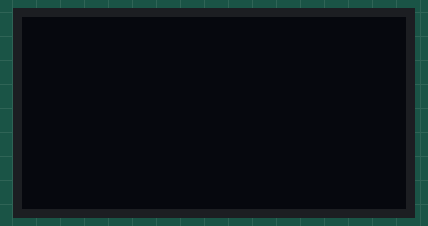
Recording of a sketch running on a simulated Arduino Uno, built with avr-gcc and run on an emulated ATmega328P. Shown: 128×64 one-colour display.

Above: at 0.1 s.
At 1.1 s:
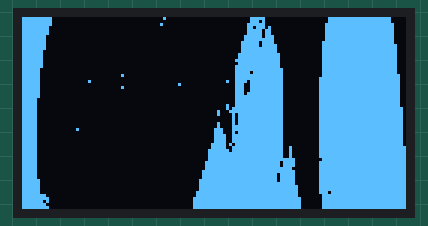
At 2.2 s:
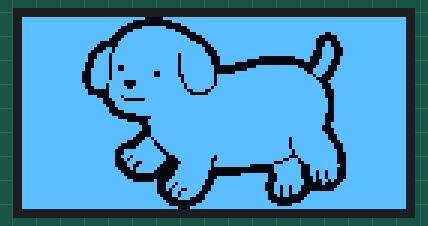

Measured:
- what the display in image 1 shows lasts 1.0 s, from 1.1 s to 2.1 s
- what the display in image 2 shows lasts 1.1 s, from 2.1 s to 3.2 s

The sketch:

ejemploAkrilaRafita.ino
```cpp
#include <Wire.h>
#include <Adafruit_GFX.h>
#include <Adafruit_SSD1306.h>

#define SCREEN_WIDTH 128
#define SCREEN_HEIGHT 64
#define OLED_RESET -1
Adafruit_SSD1306 pantallita(SCREEN_WIDTH, SCREEN_HEIGHT, &Wire, OLED_RESET);

int contador = 0;

const unsigned  char rafita [] PROGMEM = {

  // 'rafita_2025', 128x64px
0xff, 0xff, 0xff, 0xff, 0xff, 0x81, 0xff, 0xff, 0xff, 0xff, 0xff, 0xff, 0xff, 0xff, 0xff, 0xff,
0xff, 0xff, 0xff, 0xff, 0xf8, 0x00, 0x3f, 0xff, 0xff, 0xff, 0xff, 0xff, 0xff, 0xff, 0xff, 0xff,
0xff, 0xff, 0xff, 0xff, 0xe0, 0x00, 0x07, 0xff, 0xff, 0xff, 0xff, 0xff, 0xff, 0xff, 0xff, 0xff,
0xff, 0xff, 0xff, 0xff, 0x80, 0xff, 0x01, 0xff, 0xff, 0xff, 0xff, 0xff, 0xff, 0xff, 0xff, 0xff,
0xff, 0xff, 0xff, 0xff, 0x07, 0xff, 0xe0, 0xff, 0xff, 0xff, 0xff, 0xff, 0xff, 0xff, 0xff, 0xff,
0xff, 0xff, 0xff, 0xfe, 0x1f, 0xff, 0xf8, 0x3f, 0xff, 0xff, 0xff, 0xff, 0xf9, 0xff, 0xff, 0xff,
0xff, 0xff, 0xff, 0xfc, 0x3f, 0xff, 0xfe, 0x0f, 0xff, 0xff, 0xff, 0xff, 0xe0, 0x7f, 0xff, 0xff,
0xff, 0xff, 0xff, 0xf8, 0x7f, 0xff, 0xff, 0x07, 0xff, 0xff, 0xff, 0xff, 0xc0, 0x7f, 0xff, 0xff,
0xff, 0xff, 0xff, 0xc0, 0xff, 0xff, 0xff, 0xc3, 0xff, 0xff, 0xff, 0xff, 0xc6, 0x3f, 0xff, 0xff,
0xff, 0xff, 0xff, 0x80, 0xff, 0xff, 0xff, 0xf1, 0xff, 0xff, 0xff, 0xff, 0xc6, 0x3f, 0xff, 0xff,
0xff, 0xff, 0xff, 0x0d, 0xff, 0xff, 0xff, 0xf8, 0xff, 0xff, 0xff, 0xff, 0xcf, 0x1f, 0xff, 0xff,
0xff, 0xff, 0xfe, 0x1d, 0xff, 0xff, 0xff, 0xf8, 0x7f, 0xff, 0xff, 0xff, 0x8f, 0x1f, 0xff, 0xff,
0xff, 0xff, 0xfc, 0x7b, 0xff, 0xff, 0xf7, 0xfc, 0x7f, 0xff, 0xff, 0xff, 0x8f, 0x1f, 0xff, 0xff,
0xff, 0xff, 0xfc, 0x7b, 0xff, 0xff, 0xf7, 0xfe, 0x3f, 0xfe, 0x00, 0x1f, 0x0f, 0x3f, 0xff, 0xff,
0xff, 0xff, 0xfc, 0xfb, 0xff, 0xff, 0xf7, 0xfe, 0x3f, 0xe0, 0x00, 0x03, 0x1e, 0x3f, 0xff, 0xff,
0xff, 0xff, 0xf8, 0xfb, 0xff, 0xff, 0xf7, 0xfe, 0x3e, 0x00, 0x00, 0x00, 0x1e, 0x3f, 0xff, 0xff,
0xff, 0xff, 0xf8, 0xfb, 0x3f, 0xff, 0xf7, 0xff, 0x00, 0x03, 0xff, 0xf0, 0x3c, 0x7f, 0xff, 0xff,
0xff, 0xff, 0xf9, 0xfb, 0x3f, 0xff, 0xf7, 0xff, 0x00, 0x1f, 0xff, 0xfc, 0x7c, 0x7f, 0xff, 0xff,
0xff, 0xff, 0xf1, 0xfb, 0xff, 0xf3, 0xf7, 0xff, 0x01, 0xff, 0xff, 0xfe, 0x78, 0xff, 0xff, 0xff,
0xff, 0xff, 0xf1, 0xfb, 0xff, 0xf3, 0xf3, 0xff, 0x7f, 0xff, 0xff, 0xff, 0xb0, 0xff, 0xff, 0xff,
0xff, 0xff, 0xf1, 0xfb, 0xff, 0xff, 0xfb, 0xff, 0x7f, 0xff, 0xff, 0xff, 0xc1, 0xff, 0xff, 0xff,
0xff, 0xff, 0xf1, 0xff, 0xc3, 0xff, 0xfb, 0xff, 0x7f, 0xff, 0xff, 0xff, 0xe3, 0xff, 0xff, 0xff,
0xff, 0xff, 0xf9, 0xf7, 0xc3, 0xff, 0xfd, 0xff, 0x7f, 0xff, 0xff, 0xff, 0xf1, 0xff, 0xff, 0xff,
0xff, 0xff, 0xf8, 0xf7, 0xe7, 0xff, 0xfd, 0xfe, 0xff, 0xff, 0xff, 0xff, 0xf1, 0xff, 0xff, 0xff,
0xff, 0xff, 0xfc, 0x07, 0xff, 0xff, 0xfe, 0x79, 0xff, 0xff, 0xff, 0xff, 0xf8, 0xff, 0xff, 0xff,
0xff, 0xff, 0xfc, 0x07, 0xff, 0xff, 0xff, 0x03, 0xff, 0xff, 0xff, 0xff, 0xf8, 0xff, 0xff, 0xff,
0xff, 0xff, 0xff, 0x87, 0xbf, 0xff, 0xff, 0xff, 0xff, 0xff, 0xff, 0xff, 0xf8, 0xff, 0xff, 0xff,
0xff, 0xff, 0xff, 0xe3, 0xc0, 0x7f, 0xff, 0xff, 0xff, 0xff, 0xff, 0xff, 0xfc, 0xff, 0xff, 0xff,
0xff, 0xff, 0xff, 0xe1, 0xff, 0xff, 0xff, 0xff, 0xff, 0xff, 0xff, 0xff, 0xfc, 0xff, 0xff, 0xff,
0xff, 0xff, 0xff, 0xf1, 0xff, 0xff, 0xff, 0xff, 0xff, 0xff, 0xff, 0xff, 0xfc, 0xff, 0xff, 0xff,
0xff, 0xff, 0xff, 0xf8, 0xff, 0xff, 0xff, 0xff, 0xff, 0xff, 0xff, 0xff, 0xfc, 0xff, 0xff, 0xff,
0xff, 0xff, 0xff, 0xf8, 0x3f, 0xff, 0xff, 0xff, 0xff, 0xff, 0xff, 0xff, 0xfc, 0xff, 0xff, 0xff,
0xff, 0xff, 0xff, 0xfc, 0x03, 0xff, 0xff, 0xff, 0xff, 0xff, 0xff, 0xff, 0xf8, 0xff, 0xff, 0xff,
0xff, 0xff, 0xff, 0xff, 0x00, 0x1f, 0xff, 0xff, 0xff, 0xff, 0xff, 0xff, 0xf8, 0xff, 0xff, 0xff,
0xff, 0xff, 0xff, 0xff, 0xe0, 0x3f, 0xff, 0xff, 0xff, 0xff, 0xff, 0xff, 0xf8, 0xff, 0xff, 0xff,
0xff, 0xff, 0xff, 0xff, 0xfe, 0x3f, 0xff, 0xff, 0xff, 0xff, 0xff, 0xff, 0xf9, 0xff, 0xff, 0xff,
0xff, 0xff, 0xff, 0xff, 0xff, 0x1f, 0xff, 0xff, 0xff, 0xff, 0xff, 0xff, 0xf1, 0xff, 0xff, 0xff,
0xff, 0xff, 0xff, 0xff, 0xff, 0x1f, 0xff, 0xff, 0xff, 0xff, 0xff, 0xff, 0xf0, 0xff, 0xff, 0xff,
0xff, 0xff, 0xff, 0xff, 0xfe, 0x1f, 0xff, 0xff, 0xff, 0xff, 0xff, 0xff, 0xf8, 0xff, 0xff, 0xff,
0xff, 0xff, 0xff, 0xff, 0xfc, 0x1f, 0xff, 0xff, 0xff, 0xff, 0xff, 0xff, 0xfc, 0x7f, 0xff, 0xff,
0xff, 0xff, 0xff, 0xff, 0xf8, 0x6f, 0xff, 0xff, 0xff, 0xff, 0xff, 0xbf, 0xfc, 0x7f, 0xff, 0xff,
0xff, 0xff, 0xff, 0xff, 0xe0, 0xf7, 0xff, 0xff, 0xff, 0xff, 0xff, 0xbf, 0xfe, 0x3f, 0xff, 0xff,
0xff, 0xff, 0xff, 0xff, 0x81, 0xf3, 0xff, 0xff, 0xff, 0xff, 0xff, 0xbf, 0xff, 0x1f, 0xff, 0xff,
0xff, 0xff, 0xff, 0xff, 0x03, 0xf9, 0xff, 0xff, 0xff, 0xff, 0xff, 0xbf, 0xff, 0x1f, 0xff, 0xff,
0xff, 0xff, 0xff, 0xfe, 0x3f, 0xfc, 0xff, 0xff, 0xff, 0xff, 0xff, 0xdf, 0xff, 0x9f, 0xff, 0xff,
0xff, 0xff, 0xff, 0xfe, 0x3f, 0xfe, 0x7f, 0xff, 0xff, 0xff, 0xff, 0xdf, 0xff, 0x8f, 0xff, 0xff,
0xff, 0xff, 0xff, 0xfe, 0x77, 0xff, 0x1f, 0xff, 0x7f, 0xff, 0xff, 0x8f, 0xff, 0x8f, 0xff, 0xff,
0xff, 0xff, 0xff, 0xfe, 0x2f, 0xff, 0x0f, 0xfe, 0x7f, 0xff, 0xfe, 0x77, 0xff, 0x8f, 0xff, 0xff,
0xff, 0xff, 0xff, 0xfe, 0x1c, 0xfe, 0x07, 0xfe, 0xff, 0xff, 0xf1, 0xf3, 0xff, 0x8f, 0xff, 0xff,
0xff, 0xff, 0xff, 0xfe, 0x19, 0xfc, 0x0f, 0xfe, 0xff, 0xf0, 0x0f, 0xf8, 0xff, 0xcf, 0xff, 0xff,
0xff, 0xff, 0xff, 0xff, 0x0b, 0xf8, 0x0f, 0xfe, 0x00, 0x00, 0x0f, 0xf8, 0xff, 0x8f, 0xff, 0xff,
0xff, 0xff, 0xff, 0xff, 0x83, 0xf0, 0x1f, 0xfc, 0x00, 0x00, 0x0f, 0xf8, 0xdb, 0x8f, 0xff, 0xff,
0xff, 0xff, 0xff, 0xff, 0xc0, 0x00, 0x1f, 0xfc, 0x00, 0x7f, 0xc7, 0xf8, 0xdb, 0x8f, 0xff, 0xff,
0xff, 0xff, 0xff, 0xff, 0xe0, 0x00, 0x3f, 0xfc, 0x7f, 0xff, 0xc7, 0xf8, 0x5b, 0x8f, 0xff, 0xff,
0xff, 0xff, 0xff, 0xff, 0xf8, 0x08, 0x7f, 0xf8, 0xff, 0xff, 0xc7, 0xfc, 0x4d, 0x1f, 0xff, 0xff,
0xff, 0xff, 0xff, 0xff, 0xff, 0xf8, 0xef, 0xf8, 0xff, 0xff, 0x8f, 0xfc, 0x08, 0x3f, 0xff, 0xff,
0xff, 0xff, 0xff, 0xff, 0xff, 0xf8, 0xdf, 0xf1, 0xff, 0xff, 0x8d, 0xb8, 0x00, 0x7f, 0xff, 0xff,
0xff, 0xff, 0xff, 0xff, 0xff, 0xf8, 0xb9, 0xf1, 0xff, 0xff, 0x8d, 0xb8, 0x00, 0xff, 0xff, 0xff,
0xff, 0xff, 0xff, 0xff, 0xff, 0xf8, 0x37, 0xe3, 0xff, 0xff, 0xcd, 0xb0, 0xff, 0xff, 0xff, 0xff,
0xff, 0xff, 0xff, 0xff, 0xff, 0xfc, 0x37, 0xc7, 0xff, 0xff, 0xc5, 0x81, 0xff, 0xff, 0xff, 0xff,
0xff, 0xff, 0xff, 0xff, 0xff, 0xfe, 0x0f, 0x07, 0xff, 0xff, 0xc0, 0x03, 0xff, 0xff, 0xff, 0xff,
0xff, 0xff, 0xff, 0xff, 0xff, 0xff, 0x00, 0x0f, 0xff, 0xff, 0xe0, 0x07, 0xff, 0xff, 0xff, 0xff,
0xff, 0xff, 0xff, 0xff, 0xff, 0xff, 0x80, 0x3f, 0xff, 0xff, 0xf8, 0x3f, 0xff, 0xff, 0xff, 0xff,
0xff, 0xff, 0xff, 0xff, 0xff, 0xff, 0xf0, 0xff, 0xff, 0xff, 0xff, 0xff, 0xff, 0xff, 0xff, 0xff
};

const unsigned char akrilla [] PROGMEM = {
  // 'akrilla', 128x64px
0xff, 0xc0, 0x00, 0x00, 0x00, 0x01, 0x00, 0x00, 0x00, 0x0f, 0x80, 0x00, 0x03, 0xff, 0xff, 0xe0,
0xff, 0xc0, 0x00, 0x00, 0x00, 0x00, 0x00, 0x00, 0x00, 0x0e, 0x80, 0x00, 0x03, 0xff, 0xff, 0xe0,
0xff, 0xc0, 0x00, 0x00, 0x00, 0x02, 0x00, 0x00, 0x00, 0x1f, 0x80, 0x00, 0x07, 0xff, 0xff, 0xf0,
0xff, 0x80, 0x00, 0x00, 0x00, 0x00, 0x00, 0x00, 0x00, 0x1b, 0xa0, 0x00, 0x07, 0xff, 0xff, 0xf0,
0xff, 0x80, 0x00, 0x00, 0x00, 0x00, 0x00, 0x00, 0x00, 0x1f, 0x60, 0x00, 0x07, 0xff, 0xff, 0xf0,
0xff, 0x80, 0x00, 0x00, 0x00, 0x00, 0x00, 0x00, 0x00, 0x1f, 0x60, 0x00, 0x07, 0xff, 0xff, 0xf0,
0xff, 0x00, 0x00, 0x00, 0x00, 0x00, 0x00, 0x00, 0x00, 0x3f, 0x70, 0x00, 0x07, 0xff, 0xff, 0xf0,
0xff, 0x00, 0x00, 0x00, 0x00, 0x00, 0x00, 0x00, 0x00, 0x3f, 0xf0, 0x00, 0x07, 0xff, 0xff, 0xf0,
0xff, 0x00, 0x00, 0x00, 0x00, 0x00, 0x00, 0x00, 0x00, 0x7e, 0xf0, 0x00, 0x0f, 0xff, 0xff, 0xf0,
0xff, 0x00, 0x00, 0x00, 0x00, 0x00, 0x00, 0x00, 0x00, 0x7e, 0xf8, 0x00, 0x0f, 0xff, 0xff, 0xf8,
0xff, 0x00, 0x00, 0x00, 0x00, 0x00, 0x00, 0x00, 0x00, 0x7f, 0xf8, 0x00, 0x0f, 0xff, 0xff, 0xf8,
0xfe, 0x00, 0x00, 0x00, 0x00, 0x00, 0x00, 0x00, 0x00, 0x7f, 0xf8, 0x00, 0x0f, 0xff, 0xff, 0xf8,
0xfe, 0x00, 0x00, 0x00, 0x00, 0x00, 0x00, 0x00, 0x00, 0xff, 0xfc, 0x00, 0x0f, 0xff, 0xff, 0xf8,
0xfe, 0x00, 0x00, 0x00, 0x00, 0x00, 0x00, 0x00, 0x00, 0xff, 0xfc, 0x00, 0x0f, 0xff, 0xff, 0xf8,
0xfe, 0x00, 0x00, 0x00, 0x00, 0x00, 0x00, 0x00, 0x01, 0xff, 0xfc, 0x00, 0x0f, 0xff, 0xff, 0xf8,
0xfe, 0x00, 0x00, 0x00, 0x00, 0x00, 0x00, 0x00, 0x00, 0xff, 0xfc, 0x00, 0x0f, 0xff, 0xff, 0xf8,
0xfe, 0x00, 0x00, 0x00, 0x00, 0x00, 0x00, 0x00, 0x01, 0xff, 0xfc, 0x00, 0x0f, 0xff, 0xff, 0xf8,
0xfc, 0x00, 0x00, 0x00, 0x00, 0x00, 0x00, 0x00, 0x01, 0xff, 0xfe, 0x00, 0x0f, 0xff, 0xff, 0xf8,
0xfc, 0x00, 0x00, 0x00, 0x00, 0x00, 0x00, 0x00, 0x01, 0xf7, 0xfe, 0x00, 0x0f, 0xff, 0xff, 0xf8,
0xfc, 0x00, 0x00, 0x00, 0x40, 0x00, 0x00, 0x00, 0x01, 0xff, 0xfe, 0x00, 0x0f, 0xff, 0xff, 0xfc,
0xfc, 0x00, 0x00, 0x00, 0x00, 0x00, 0x00, 0x00, 0x01, 0xff, 0xfe, 0x00, 0x1f, 0xff, 0xff, 0xfc,
0xfc, 0x00, 0x02, 0x00, 0x00, 0x00, 0x00, 0x00, 0x09, 0xef, 0xfe, 0x00, 0x1f, 0xff, 0xff, 0xfc,
0xfc, 0x00, 0x00, 0x00, 0x00, 0x00, 0x08, 0x00, 0x01, 0xcf, 0xfe, 0x00, 0x1f, 0xff, 0xff, 0xfc,
0xfc, 0x00, 0x00, 0x00, 0x40, 0x00, 0x00, 0x00, 0x01, 0xcf, 0xfe, 0x00, 0x1f, 0xff, 0xff, 0xfc,
0xfc, 0x00, 0x00, 0x00, 0x00, 0x00, 0x00, 0x00, 0x01, 0xcf, 0xfe, 0x00, 0x1f, 0xff, 0xff, 0xfc,
0xfc, 0x00, 0x00, 0x00, 0x00, 0x00, 0x00, 0x00, 0x01, 0xdf, 0xfe, 0x00, 0x1f, 0xff, 0xff, 0xfc,
0xfc, 0x00, 0x00, 0x00, 0x00, 0x00, 0x00, 0x00, 0x01, 0xff, 0xfe, 0x00, 0x1f, 0xff, 0xff, 0xfc,
0xf8, 0x00, 0x00, 0x00, 0x00, 0x00, 0x00, 0x00, 0x01, 0xff, 0xfe, 0x00, 0x1f, 0xff, 0xff, 0xfc,
0xf8, 0x00, 0x00, 0x00, 0x00, 0x00, 0x00, 0x00, 0x01, 0xff, 0xfe, 0x00, 0x1f, 0xff, 0xff, 0xfc,
0xf8, 0x00, 0x00, 0x00, 0x00, 0x00, 0x00, 0x00, 0x09, 0xff, 0xfe, 0x00, 0x1f, 0xff, 0xff, 0xfc,
0xf8, 0x00, 0x00, 0x00, 0x00, 0x00, 0x00, 0x00, 0x0b, 0xff, 0xfe, 0x00, 0x1f, 0xff, 0xff, 0xfe,
0xf8, 0x00, 0x00, 0x00, 0x00, 0x00, 0x00, 0x00, 0x47, 0xff, 0xfe, 0x00, 0x1f, 0xff, 0xff, 0xfe,
0xf8, 0x00, 0x00, 0x00, 0x00, 0x00, 0x00, 0x00, 0x42, 0xff, 0xfe, 0x00, 0x1f, 0xff, 0xff, 0xfe,
0xf8, 0x00, 0x00, 0x00, 0x00, 0x00, 0x00, 0x00, 0x02, 0xff, 0xfe, 0x00, 0x1f, 0xff, 0xff, 0xfe,
0xf8, 0x00, 0x00, 0x00, 0x00, 0x00, 0x00, 0x00, 0x02, 0xff, 0xfe, 0x00, 0x1f, 0xff, 0xff, 0xfe,
0xf8, 0x00, 0x00, 0x00, 0x00, 0x00, 0x00, 0x00, 0x42, 0xff, 0xfe, 0x00, 0x1f, 0xff, 0xff, 0xfe,
0xf8, 0x00, 0x00, 0x00, 0x00, 0x00, 0x00, 0x00, 0x43, 0xff, 0xfe, 0x00, 0x1f, 0xff, 0xff, 0xfe,
0xf8, 0x00, 0x20, 0x00, 0x00, 0x00, 0x00, 0x00, 0xe3, 0xff, 0xfe, 0x00, 0x1f, 0xff, 0xff, 0xfe,
0xf8, 0x00, 0x00, 0x00, 0x00, 0x00, 0x00, 0x00, 0xe2, 0xff, 0xfe, 0x00, 0x1f, 0xff, 0xff, 0xfe,
0xf8, 0x00, 0x00, 0x00, 0x00, 0x00, 0x00, 0x00, 0xf3, 0xff, 0xfe, 0x00, 0x1f, 0xff, 0xff, 0xfe,
0xf8, 0x00, 0x00, 0x00, 0x00, 0x00, 0x00, 0x00, 0xf3, 0xff, 0xfe, 0x00, 0x1f, 0xff, 0xff, 0xfe,
0xf8, 0x00, 0x00, 0x00, 0x00, 0x00, 0x00, 0x00, 0xf3, 0xff, 0xfe, 0x00, 0x1f, 0xff, 0xff, 0xfe,
0xf8, 0x00, 0x00, 0x00, 0x00, 0x00, 0x00, 0x01, 0xf5, 0xff, 0xfe, 0x00, 0x1f, 0xff, 0xff, 0xfe,
0xf8, 0x00, 0x00, 0x00, 0x00, 0x00, 0x00, 0x01, 0xf3, 0xff, 0xfe, 0x40, 0x1f, 0xff, 0xff, 0xff,
0xf8, 0x00, 0x00, 0x00, 0x00, 0x00, 0x00, 0x03, 0xfb, 0xff, 0xfe, 0x40, 0x1f, 0xff, 0xff, 0xff,
0xf8, 0x00, 0x00, 0x00, 0x00, 0x00, 0x00, 0x03, 0xff, 0xff, 0xfe, 0x40, 0x1f, 0xff, 0xff, 0xff,
0xf8, 0x00, 0x00, 0x00, 0x00, 0x00, 0x00, 0x03, 0xff, 0xff, 0xfe, 0x40, 0x1f, 0xff, 0xff, 0xff,
0xf8, 0x00, 0x00, 0x00, 0x00, 0x00, 0x00, 0x03, 0xff, 0xff, 0xff, 0xe0, 0x0f, 0xff, 0xff, 0xff,
0xf8, 0x00, 0x00, 0x00, 0x00, 0x00, 0x00, 0x07, 0xff, 0xff, 0xfd, 0xe0, 0x1f, 0xff, 0xff, 0xff,
0xf8, 0x00, 0x00, 0x00, 0x00, 0x00, 0x00, 0x07, 0xff, 0xff, 0xfd, 0xe0, 0x1f, 0xff, 0xff, 0xff,
0xf8, 0x00, 0x00, 0x00, 0x00, 0x00, 0x00, 0x07, 0xff, 0xff, 0xff, 0xc0, 0x1f, 0xff, 0xff, 0xff,
0xf8, 0x00, 0x00, 0x00, 0x00, 0x00, 0x00, 0x0f, 0xff, 0xff, 0xff, 0xe0, 0x1f, 0xff, 0xff, 0xff,
0xf8, 0x00, 0x00, 0x00, 0x00, 0x00, 0x00, 0x0f, 0xff, 0xff, 0xfb, 0xe0, 0x1f, 0xff, 0xff, 0xff,
0xf8, 0x00, 0x00, 0x00, 0x00, 0x00, 0x00, 0x0f, 0xff, 0xff, 0xfb, 0xe0, 0x1f, 0xff, 0xff, 0xff,
0xfc, 0x00, 0x00, 0x00, 0x00, 0x00, 0x00, 0x1f, 0xff, 0xff, 0xfb, 0xe0, 0x1f, 0xff, 0xff, 0xff,
0xfc, 0x00, 0x00, 0x00, 0x00, 0x00, 0x00, 0x1f, 0xff, 0xff, 0xff, 0xe0, 0x1f, 0xff, 0xff, 0xff,
0xfc, 0x00, 0x00, 0x00, 0x00, 0x00, 0x00, 0x1f, 0xff, 0xff, 0xff, 0xf0, 0x1f, 0xff, 0xff, 0xff,
0xfc, 0x00, 0x00, 0x00, 0x00, 0x00, 0x00, 0x1f, 0xff, 0xff, 0xff, 0xf0, 0x1f, 0xff, 0xff, 0xff,
0xfc, 0x00, 0x00, 0x00, 0x00, 0x00, 0x00, 0x3f, 0xff, 0xff, 0xff, 0xf0, 0x1d, 0xff, 0xff, 0xff,
0xff, 0x00, 0x00, 0x00, 0x00, 0x00, 0x00, 0x3f, 0xff, 0xff, 0xff, 0xf0, 0x0f, 0xff, 0xff, 0xff,
0xff, 0x80, 0x00, 0x00, 0x00, 0x00, 0x00, 0x7f, 0xff, 0xff, 0xff, 0xf8, 0x0f, 0xff, 0xff, 0xff,
0xfe, 0x80, 0x00, 0x00, 0x00, 0x00, 0x00, 0x7f, 0xff, 0xff, 0xff, 0xf8, 0x0f, 0xff, 0xff, 0xff,
0xff, 0x00, 0x00, 0x00, 0x00, 0x00, 0x00, 0x7f, 0xff, 0xff, 0xff, 0xf8, 0x0f, 0xff, 0xff, 0xff,
0xff, 0x80, 0x00, 0x00, 0x00, 0x00, 0x00, 0x7f, 0xff, 0xff, 0xff, 0xf8, 0x0f, 0xff, 0xff, 0xff
};


void setup() {
  if(!pantallita.begin(SSD1306_SWITCHCAPVCC, 0x3C)) {
    Serial.println(F("No se encontró la pantalla SSD1306"));
    for(;;);
  }
  pantallita.clearDisplay();
  pantallita.setTextColor(SSD1306_WHITE);
}

void loop() {
  pantallita.clearDisplay(); // Limpiamos toda la pantalla

  // dibujar akrilla
  pantallita.drawBitmap(0, 0, akrilla, 128, 64, WHITE);

  delay(1000);

  pantallita.display(); // Actualiza la pantalla

  pantallita.clearDisplay();

  pantallita.drawBitmap(0, 0, rafita, 128, 64, WHITE);

   delay(1000);

  pantallita.display(); // Actualiza la pantalla


}
```
